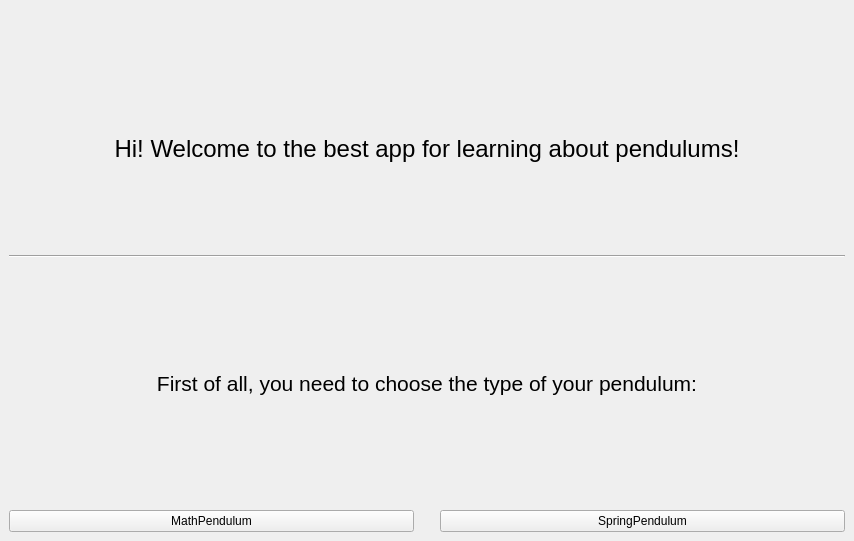
<?xml version="1.0" encoding="UTF-8"?>
<ui version="4.0">
 <class>MainWindow</class>
 <widget class="QMainWindow" name="MainWindow">
  <property name="windowModality">
   <enum>Qt::WindowModality::ApplicationModal</enum>
  </property>
  <property name="geometry">
   <rect>
    <x>0</x>
    <y>0</y>
    <width>854</width>
    <height>541</height>
   </rect>
  </property>
  <property name="windowTitle">
   <string>Greeting</string>
  </property>
  <widget class="QWidget" name="centralwidget">
   <layout class="QHBoxLayout" name="horizontalLayout_3">
    <item>
     <layout class="QVBoxLayout" name="verticalLayout">
      <item>
       <layout class="QVBoxLayout" name="verticalLayout_2">
        <item>
         <widget class="QLabel" name="Hello">
          <property name="enabled">
           <bool>true</bool>
          </property>
          <property name="text">
           <string>&lt;html&gt;&lt;head/&gt;&lt;body&gt;&lt;p align=&quot;center&quot;&gt;&lt;br/&gt;&lt;/p&gt;&lt;p align=&quot;center&quot;&gt;&lt;span style=&quot; font-size:18pt;&quot;&gt;Hi! Welcome to the best app for learning about pendulums!&lt;/span&gt;&lt;/p&gt;&lt;/body&gt;&lt;/html&gt;</string>
          </property>
          <property name="alignment">
           <set>Qt::AlignmentFlag::AlignCenter</set>
          </property>
         </widget>
        </item>
        <item>
         <widget class="Line" name="line">
          <property name="orientation">
           <enum>Qt::Orientation::Horizontal</enum>
          </property>
         </widget>
        </item>
        <item>
         <widget class="QLabel" name="Choosing">
          <property name="text">
           <string>&lt;html&gt;&lt;head/&gt;&lt;body&gt;&lt;p&gt;&lt;span style=&quot; font-size:16pt;&quot;&gt;First of all, you need to choose the type of your pendulum:&lt;/span&gt;&lt;/p&gt;&lt;/body&gt;&lt;/html&gt;</string>
          </property>
          <property name="alignment">
           <set>Qt::AlignmentFlag::AlignCenter</set>
          </property>
          <property name="wordWrap">
           <bool>false</bool>
          </property>
         </widget>
        </item>
       </layout>
      </item>
      <item>
       <layout class="QHBoxLayout" name="horizontalLayout_2">
        <item>
         <widget class="QPushButton" name="MathButtoon">
          <property name="text">
           <string>MathPendulum</string>
          </property>
         </widget>
        </item>
        <item>
         <spacer name="horizontalSpacer">
          <property name="orientation">
           <enum>Qt::Orientation::Horizontal</enum>
          </property>
          <property name="sizeType">
           <enum>QSizePolicy::Policy::Preferred</enum>
          </property>
          <property name="sizeHint" stdset="0">
           <size>
            <width>20</width>
            <height>20</height>
           </size>
          </property>
         </spacer>
        </item>
        <item>
         <widget class="QPushButton" name="SprPenButton">
          <property name="text">
           <string>SpringPendulum</string>
          </property>
         </widget>
        </item>
       </layout>
      </item>
     </layout>
    </item>
   </layout>
  </widget>
 </widget>
 <resources/>
 <connections/>
</ui>
